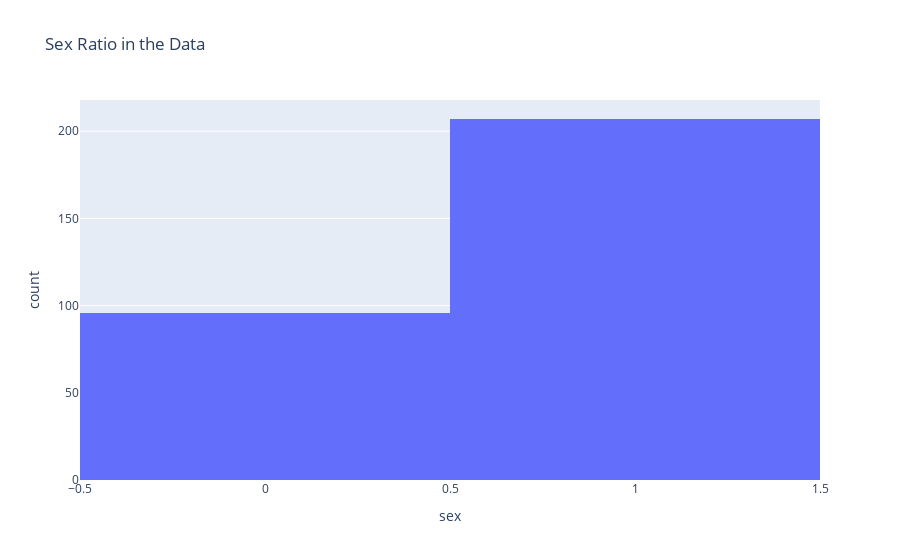

The notebook cell this image was saved under:
### Code cell
fig=px.histogram(df,
                 x="sex",
                 hover_data=df.columns,
                 title="Sex Ratio in the Data")
fig.show()

### Figure 1 — Plotly figure (JSON) as saved in the notebook; plotly's stock layout.template omitted (floating-point values rounded to 4 significant figures; data arrays with more than 128 entries replaced by an {"elided": "..."} marker saying what was removed)
{"data": [{"alignmentgroup": "True", "bingroup": "x", "hovertemplate": "sex=%{x}<br>count=%{y}<extra></extra>", "legendgroup": "", "marker": {"color": "#636efa", "pattern": {"shape": ""}}, "name": "", "offsetgroup": "", "orientation": "v", "showlegend": false, "type": "histogram", "x": {"elided": "303 int values"}, "xaxis": "x", "yaxis": "y"}], "layout": {"barmode": "relative", "legend": {"tracegroupgap": 0}, "title": {"text": "Sex Ratio in the Data"}, "xaxis": {"anchor": "y", "domain": [0, 1], "title": {"text": "sex"}}, "yaxis": {"anchor": "x", "domain": [0, 1], "title": {"text": "count"}}}}
